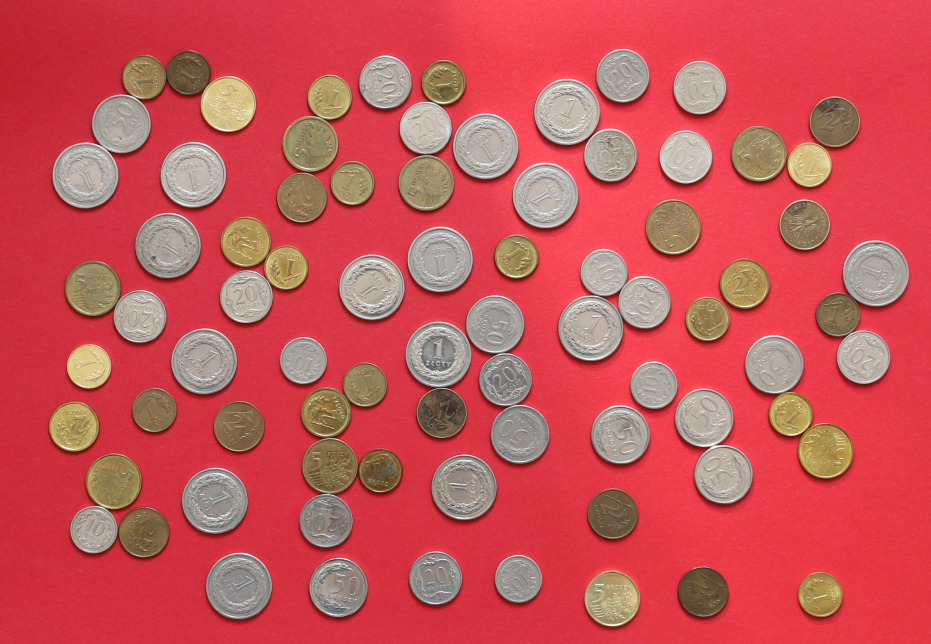
%> input picture Kolos/monety_9.jpg, 1861 x 1288 px (shown at 1/2 size)
$ octave AiPOC_2_18_zadanie_1.m   (GNU Octave 9; MATLAB toolbox functions it lacks are replaced by stand-ins)
%> lines starting %> are read from the running program, lines starting %| are printed output that depends on the picture; in (x1, y1, x2, y2) boxes, pixels count from 0 and x2, y2 are one past the last pixel; in counts of white or black regions, pixels touching at a corner belong together; the program's own positions count from 1
close all; clear; clc;

a = imread('monety_9.jpg');
%> a is the input picture: size 1288x1861x3 uint8; mean R, G, B 200.7, 83.5, 87.1
a_hsv = rgb2hsv(a);
%> a_hsv: size 1288x1861x3 double; mean H, S, V 0.711, 0.589, 0.787
bin = a_hsv(:, :, 2) > 0.35;
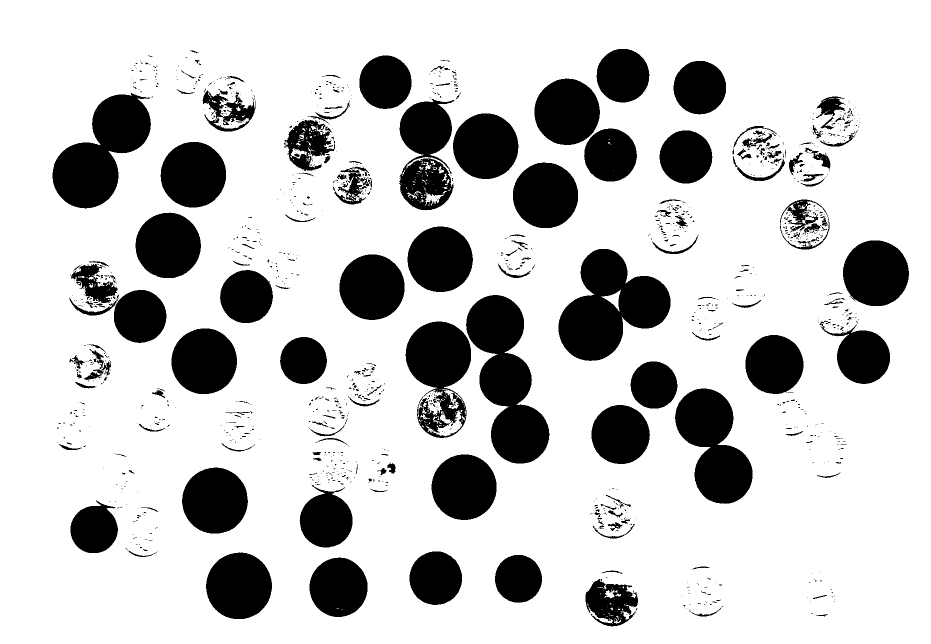
%> bin: size 1288x1861 logical (shown at 1/2 size); 79.2% white; 1292 black regions (1071 under 20 px), largest, box (x1, y1, x2, y2) and area: (932, 590, 1099, 927) 30184, (1117, 498, 1341, 722) 29028, (105, 186, 302, 417) 24706

temp = ~bin;
temp = imerode(temp, strel('disk', 10));
%> temp: size 1288x1861 logical; 12.9% white; 51 white regions (5 under 20 px), largest, box (x1, y1, x2, y2) and area: (114, 198, 292, 407) 17840, (421, 1115, 535, 1229) 10115, (1695, 490, 1809, 603) 10081
temp = bwareaopen(temp, 390);
imshow(temp)
%%
%rekonstrukcja
bin_all = a(:, :, 1) > 180 & a(:, :, 2) > 30 & a(:, :, 2) < 135;
%> bin_all: size 1288x1861 logical; 65.9% white; 154 black regions (107 under 20 px), largest, box (x1, y1, x2, y2) and area: (809, 589, 1100, 936) 57507, (101, 99, 514, 426) 52844, (597, 724, 807, 1105) 43725
bin_all = ~bin_all;
bin_all = imclearborder(bin_all);
bin_all = medfilt2(bin_all, [4 4]);
%> bin_all: size 1288x1861 logical; 33.9% white; 47 white regions, largest, box (x1, y1, x2, y2) and area: (809, 589, 1099, 935) 57275, (101, 99, 513, 425) 52631, (597, 724, 806, 1104) 43526

tt = imerode(bin_all, strel('disk', 28));
%> tt: size 1288x1861 logical; 9.7% white; 79 white regions, largest, box (x1, y1, x2, y2) and area: (129, 303, 211, 398) 5823, (436, 1131, 518, 1220) 5672, (836, 670, 916, 773) 5667
dist = bwdist(tt);
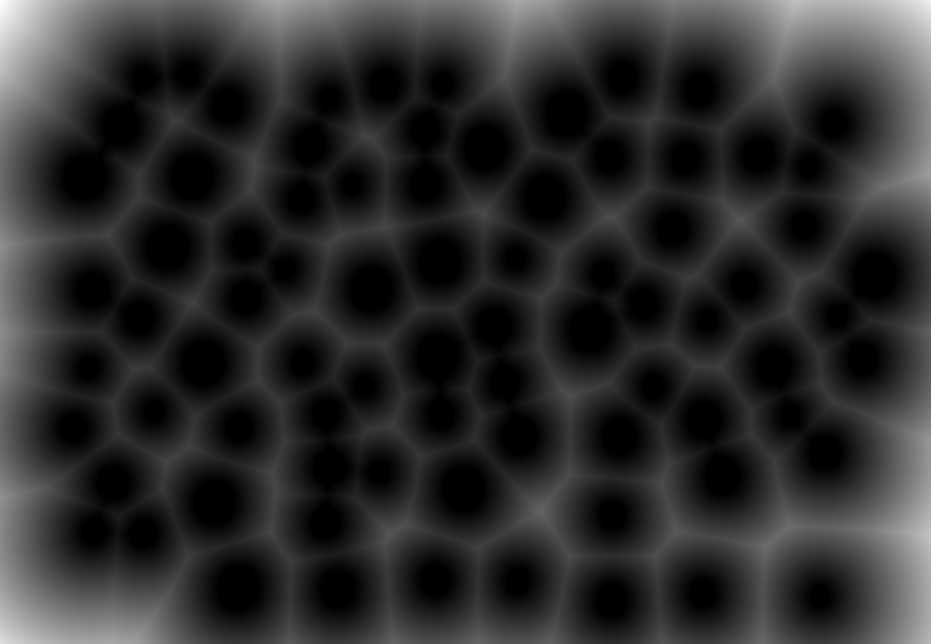
%> dist: size 1288x1861 single (shown at 1/2 size); min 0, max 306.4, mean 53.8; drawn with min black and max white
bin_all = bin_all & watershed(dist) > 0;
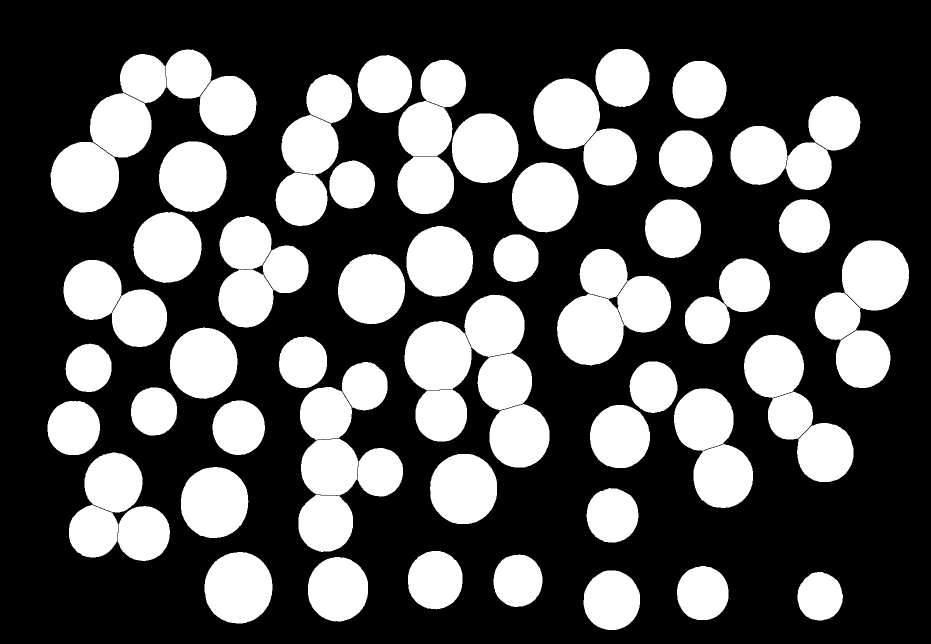
%> bin_all: size 1288x1861 logical (shown at 1/2 size); 33.8% white; 79 white regions, largest, box (x1, y1, x2, y2) and area: (409, 1104, 545, 1247) 15384, (362, 934, 497, 1076) 15227, (340, 655, 475, 798) 15178

coins = imreconstruct(temp, bin_all);
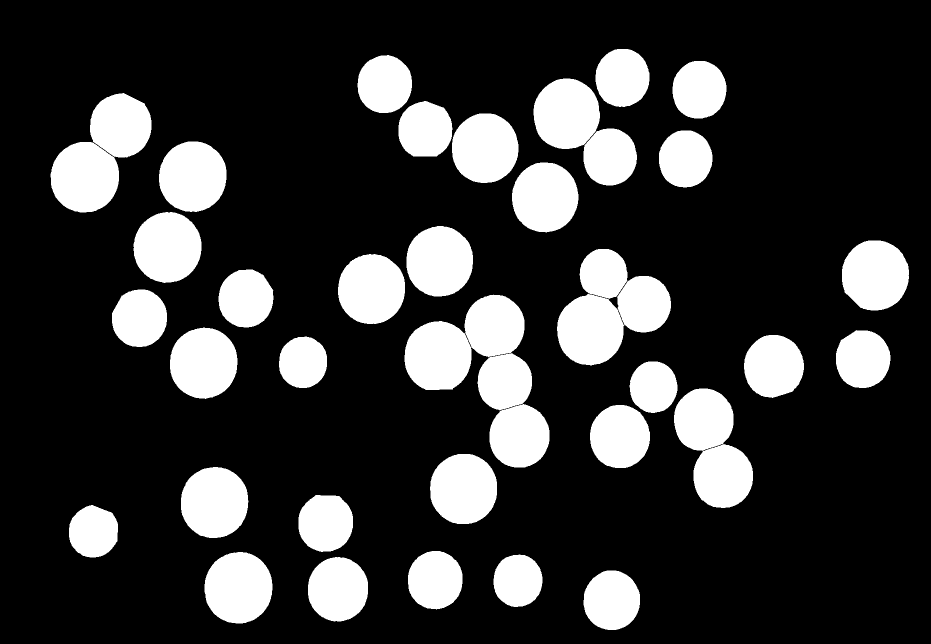
%> coins: size 1288x1861 logical (shown at 1/2 size); 20.8% white; 42 white regions, largest, box (x1, y1, x2, y2) and area: (409, 1104, 545, 1247) 15384, (362, 934, 497, 1076) 15227, (340, 655, 475, 798) 15178

[aseq, N] = bwlabel(coins);
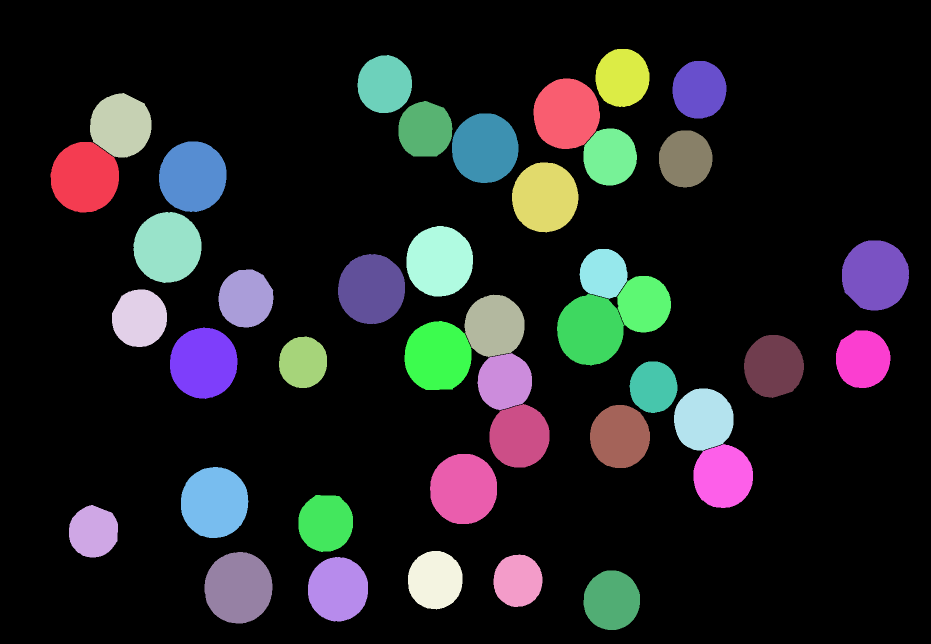
%> aseq: size 1288x1861 double (shown at 1/2 size); 43 distinct labels, from 0 to 42; one colour per label, 0 black
%> N = 42
pole = zeros(1, N);

for k = 1:N
    mask = aseq == k;
    pole(1, k) = bwarea(mask);
end
%> this loop made 42 passes
%> pass 3, `mask = aseq == k;`:
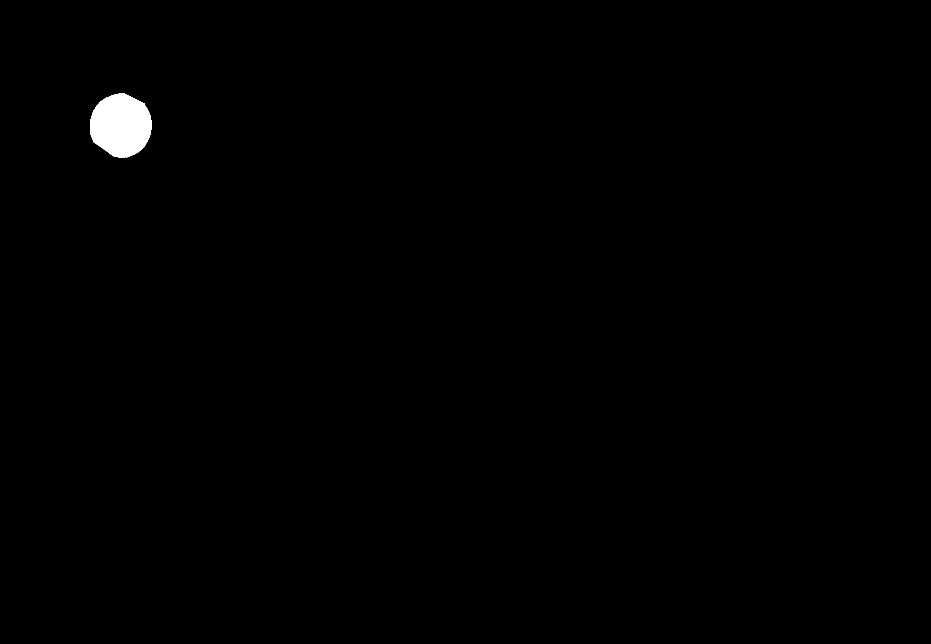
%> mask: size 1288x1861 logical (shown at 1/2 size); 0.51% white; 1 white region, box (x1, y1, x2, y2) and area: (180, 186, 303, 315) 12212
%> after the loop, pole = 42 values, max 15403.9 at index 9, min 7437 at index 29, mean 11891.2

[counts, edges] = histcounts(pole, 4);
%> counts = [5 14 8 15]; edges = [7437 9428.7 11420.4 13412.2 15403.9]

result = counts(1) * 0.1 + counts(2) * 0.2 + counts(3) * 0.5 + counts(4);
%> result = 22.3
result
%> result = 22.3

copy = a;

for k = 1:N
    mask = aseq == k;

    if pole(k) > edges(1) && pole(k) < edges(2)
        copy = imoverlay(copy, bwperim(mask), 'b');
    end

    if pole(k) > edges(2) && pole(k) < edges(3)
        copy = imoverlay(copy, bwperim(mask), 'y');
    end

    if pole(k) > edges(3) && pole(k) < edges(4)
        copy = imoverlay(copy, bwperim(mask), 'magenta');
    end

    if pole(k) > edges(4) && pole(k) < edges(5)
        copy = imoverlay(copy, bwperim(mask), 'black');
    end
end
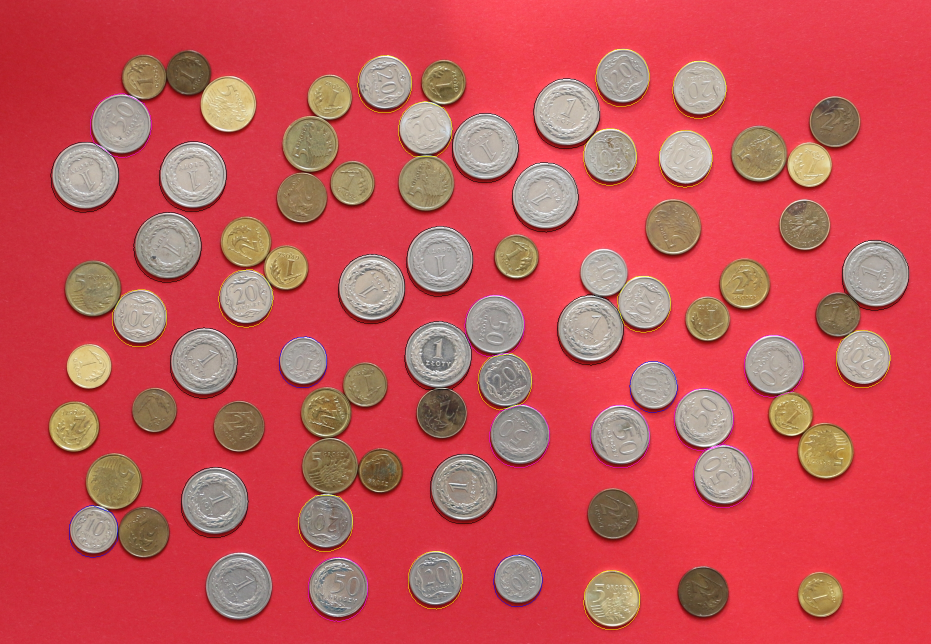
%> copy: size 1288x1861x3 uint8 (shown at 1/2 size); 0.58% of pixels changed, all inside (x1, y1, x2, y2) = (101, 98, 1818, 1260)

subplot(121), imshow(a)
subplot(122), imshow(copy)
